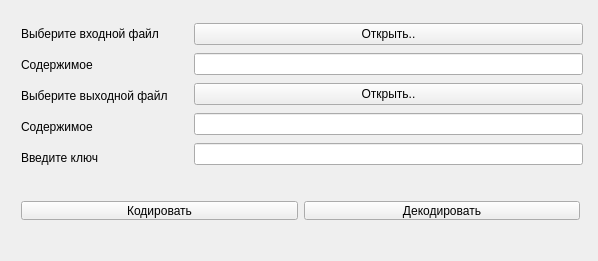
<?xml version="1.0" encoding="UTF-8"?>
<ui version="4.0">
 <class>vigener</class>
 <widget class="QMainWindow" name="vigener">
  <property name="geometry">
   <rect>
    <x>0</x>
    <y>0</y>
    <width>598</width>
    <height>261</height>
   </rect>
  </property>
  <property name="windowTitle">
   <string>Шифр Виженера</string>
  </property>
  <widget class="QWidget" name="centralWidget">
   <widget class="QWidget" name="">
    <property name="geometry">
     <rect>
      <x>10</x>
      <y>10</y>
      <width>171</width>
      <height>171</height>
     </rect>
    </property>
    <layout class="QVBoxLayout" name="verticalLayout">
     <item>
      <widget class="QLabel" name="inLabel">
       <property name="text">
        <string>Выберите входной файл</string>
       </property>
      </widget>
     </item>
     <item>
      <widget class="QLabel" name="label">
       <property name="text">
        <string>Содержимое</string>
       </property>
      </widget>
     </item>
     <item>
      <widget class="QLabel" name="outLabel">
       <property name="text">
        <string>Выберите выходной файл</string>
       </property>
      </widget>
     </item>
     <item>
      <widget class="QLabel" name="label_2">
       <property name="text">
        <string>Содержимое</string>
       </property>
      </widget>
     </item>
     <item>
      <widget class="QLabel" name="keyLabel">
       <property name="text">
        <string>Введите ключ</string>
       </property>
      </widget>
     </item>
    </layout>
   </widget>
   <widget class="QWidget" name="">
    <property name="geometry">
     <rect>
      <x>183</x>
      <y>10</y>
      <width>411</width>
      <height>171</height>
     </rect>
    </property>
    <layout class="QVBoxLayout" name="verticalLayout_2">
     <item>
      <widget class="QPushButton" name="openInput">
       <property name="text">
        <string>Открыть..</string>
       </property>
      </widget>
     </item>
     <item>
      <widget class="QLineEdit" name="dataInput"/>
     </item>
     <item>
      <widget class="QPushButton" name="openOutput">
       <property name="text">
        <string>Открыть..</string>
       </property>
      </widget>
     </item>
     <item>
      <widget class="QLineEdit" name="dataOutput"/>
     </item>
     <item>
      <widget class="QLineEdit" name="keyEdit"/>
     </item>
    </layout>
   </widget>
   <widget class="QWidget" name="">
    <property name="geometry">
     <rect>
      <x>10</x>
      <y>190</y>
      <width>581</width>
      <height>41</height>
     </rect>
    </property>
    <layout class="QHBoxLayout" name="horizontalLayout">
     <item>
      <widget class="QPushButton" name="encodeButton">
       <property name="text">
        <string>Кодировать</string>
       </property>
      </widget>
     </item>
     <item>
      <widget class="QPushButton" name="decodeButton">
       <property name="text">
        <string>Декодировать</string>
       </property>
      </widget>
     </item>
    </layout>
   </widget>
  </widget>
  <widget class="QMenuBar" name="menuBar">
   <property name="geometry">
    <rect>
     <x>0</x>
     <y>0</y>
     <width>598</width>
     <height>22</height>
    </rect>
   </property>
  </widget>
 </widget>
 <layoutdefault spacing="6" margin="11"/>
 <resources/>
 <connections/>
</ui>
